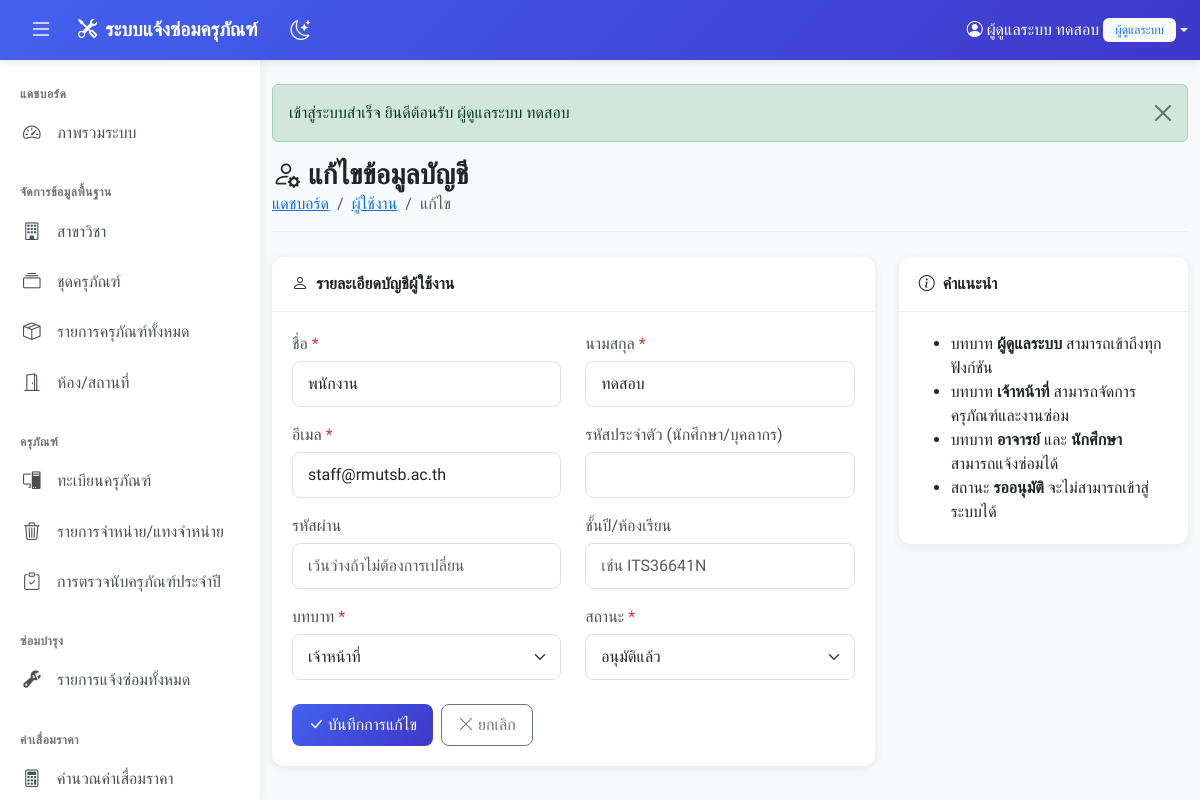
Screenshot of /users/edit/2 (signed in) with the database file from the repository.
### tables this page shows
CREATE TABLE IF NOT EXISTS users (
    id INT AUTO_INCREMENT PRIMARY KEY,  
    sid VARCHAR(50) DEFAULT NULL,  
    firstname VARCHAR(100) NOT NULL,  
    lastname VARCHAR(100) NOT NULL,  
    email VARCHAR(100) NOT NULL UNIQUE,  
    password VARCHAR(255) NOT NULL,  
    role ENUM('admin', 'staff', 'teacher', 'student') DEFAULT 'student',  
    status ENUM('pending', 'approved', 'rejected') DEFAULT 'pending',  
    class VARCHAR(50) DEFAULT NULL,  
    created_at TIMESTAMP DEFAULT CURRENT_TIMESTAMP,  
    updated_at TIMESTAMP DEFAULT CURRENT_TIMESTAMP ON UPDATE CURRENT_TIMESTAMP  
);

### app/Controllers/UserController.php (called while the page is built, shortened)
<?php
class UserController extends Controller
{
    public function edit($id)
    {
        $user = User::find($id);
        require __DIR__ . '/../Views/layouts/main.php';
    }
}

### app/Core/Router.php (called while the page is built, shortened)
<?php
class Router
{
    public function callHandler($handler, $params)
    {
        if (is_string($handler)) {
            [$controllerName, $method] = explode('@', $handler);
            $controller = new $controllerName();
            return call_user_func_array([$controller, $method], $params);
        }
    }
}

### index.php (called while the page is built, shortened)
<?php
require_once __DIR__ . '/app/init.php';
$router = new Router();
$router->get('/', 'DashboardController@index');
$router->get('/login', 'AuthController@login');
$router->post('/login', 'AuthController@login');
$router->get('/register/student', 'AuthController@registerStudent');
$router->post('/register/student', 'AuthController@registerStudent');
$router->get('/register/teacher', 'AuthController@registerTeacher');
$router->post('/register/teacher', 'AuthController@registerTeacher');
$router->post('/logout', 'AuthController@logout');
$router->get('/profile', 'AuthController@profile');
$router->post('/profile', 'AuthController@profile');
$router->get('/equipment', 'EquipmentController@index');
$router->get('/equipment/add', 'EquipmentController@add');
$router->post('/equipment/add', 'EquipmentController@add');
$router->get('/equipment/edit/{id}', 'EquipmentController@edit');
$router->post('/equipment/edit/{id}', 'EquipmentController@edit');
$router->post('/equipment/delete-image/{id}', 'EquipmentController@deleteImage');
$router->post('/equipment/delete/{id}', 'EquipmentController@delete');
$router->get('/equipment/bulk-add', 'EquipmentController@bulkAdd');
$router->post('/equipment/bulk-add', 'EquipmentController@bulkAdd');
$router->get('/equipment/my', 'EquipmentController@myEquipment');
$router->post('/equipment/my', 'EquipmentController@myEquipment');
$router->get('/equipment/{id}', 'EquipmentController@detail');
$router->get('/equipment/inspection', 'EquipmentController@inspection');
$router->post('/equipment/inspection', 'EquipmentController@inspection');
$router->get('/equipment/disposal', 'EquipmentController@disposal');
$router->post('/equipment/disposal', 'EquipmentController@disposal');
$router->get('/repairs', 'RepairController@index');
$router->get('/repairs/submit', 'RepairController@submit');
$router->post('/repairs/submit', 'RepairController@submit');
$router->get('/repairs/mine', 'RepairController@mine');
$router->get('/repairs/{id}', 'RepairController@detail');
$router->post('/repairs/{id}', 'RepairController@detail');
$router->get('/depreciation', 'DepreciationController@index');
$router->get('/depreciation/settings', 'DepreciationController@settings');
$router->post('/depreciation/settings', 'DepreciationController@settings');
$router->get('/depreciation/report', 'DepreciationController@report');
$router->get('/depreciation/export', 'DepreciationController@export');
$router->get('/depreciation/my', 'DepreciationController@my');
$router->get('/depreciation/my/export', 'DepreciationController@myExport');
$router->post('/satisfaction/submit/{id}', 'SatisfactionController@submit');
$router->get('/satisfaction', 'SatisfactionController@dashboard');
$router->get('/satisfaction/export', 'SatisfactionController@export');
$router->get('/teacher/report', 'DashboardController@teacherReport');
$router->get('/teacher/export', 'DashboardController@teacherExport');
$router->get('/users', 'UserController@index');
$router->get('/users/add', 'UserController@add');
$router->post('/users/add', 'UserController@add');
$router->get('/users/edit/{id}', 'UserController@edit');
$router->post('/users/edit/{id}', 'UserController@edit');
$router->get('/users/pending', 'UserController@pending');
$router->post('/users/pending/{id}/approve', 'UserController@approve');
$router->post('/users/pending/{id}/reject', 'UserController@reject');
$router->post('/users/{id}/delete', 'UserController@delete');
$router->get('/departments', 'DepartmentController@index');
$router->post('/departments', 'DepartmentController@index');
$router->post('/departments/delete/{id}', 'DepartmentController@delete');
$router->get('/sets', 'SetController@index');
$router->post('/sets', 'SetController@index');
$router->post('/sets/delete/{id}', 'SetController@delete');
$router->get('/items', 'ItemController@index');
$router->post('/items', 'ItemController@index');
$router->post('/items/delete/{id}', 'ItemController@delete');
$router->get('/rooms', 'RoomController@index');
$router->post('/rooms', 'RoomController@index');
$router->post('/rooms/delete/{id}', 'RoomController@delete');
$router->get('/room-managers', 'RoomManagerController@index');
$router->post('/room-managers', 'RoomManagerController@index');
$router->post('/room-managers/delete/{id}', 'RoomManagerController@delete');
$router->post('/room-managers/sync/{mode}', 'RoomManagerController@sync');
$router->get('/backup', 'AdminController@backup');
$router->post('/backup', 'AdminController@backup');
$router->get('/logs', 'AdminController@logs');
$router->get('/reports', 'AdminController@reports');
$router->get('/reports/export', 'AdminController@export');
$router->get('/reports/export/{type}', 'AdminController@export');
$method = $_SERVER['REQUEST_METHOD'];
$uri = $_SERVER['REQUEST_URI'];
$basePath = rtrim(dirname($_SERVER['SCRIPT_NAME']), '/');
if ($basePath && strpos($uri, $basePath) === 0) {
    $uri = substr($uri, strlen($basePath));
}
$uri = $uri ?: '/';
$result = $router->dispatch($method, $uri);
if ($result) {
    $router->callHandler($result['handler'], $result['params']);
} else {
    ErrorHandler::page404();
}

### app/Core/Model.php (called while the page is built, shortened)
<?php
class Model
{
    protected static $pdo;
    protected static $table;
    protected static function db()
    {
        if (self::$pdo === null) {
            self::$pdo = getDB();
        }
        return self::$pdo;
    }
    public static function find($table, $id = null)
    {
        if ($id === null) {
            $id = $table;
            $table = static::$table;
        }
        $stmt = self::db()->prepare("SELECT * FROM {$table} WHERE id = ?");
        $stmt->execute([$id]);
        return $stmt->fetch() ?: null;
    }
}

### includes/auth.php (called while the page is built, shortened)
<?php
if (!function_exists('getCurrentUser')) {
    function getCurrentUser()
    {
        $user = User::find('users', $_SESSION['user_id']);
        return $user;
    }
}

### config/database.php (called while the page is built, shortened)
<?php
function getDB() {
    static $pdo = null;
    if ($pdo === null) {
        try {
            $dsn = "mysql:host=" . DB_HOST . ";dbname=" . DB_NAME . ";charset=" . DB_CHARSET;
            $options = [
                PDO::ATTR_ERRMODE => PDO::ERRMODE_EXCEPTION,
                PDO::ATTR_DEFAULT_FETCH_MODE => PDO::FETCH_ASSOC,
                PDO::ATTR_EMULATE_PREPARES => false,
            ];
            $pdo = new PDO($dsn, DB_USER, DB_PASS, $options);
        } catch (PDOException $e) {
            die("การเชื่อมต่อฐานข้อมูลล้มเหลว: " . $e->getMessage());
        }
    }
    return $pdo;
}

### app/init.php (called while the page is built, shortened)
<?php
require_once __DIR__ . '/../config/database.php';
require_once __DIR__ . '/Helpers/functions.php';
spl_autoload_register(function ($class) {
    $map = [
        'Model'       => __DIR__ . '/Core/Model.php',
        'Controller'  => __DIR__ . '/Core/Controller.php',
        'Router'      => __DIR__ . '/Core/Router.php',
        'ErrorHandler' => __DIR__ . '/Core/ErrorHandler.php',
        'User'        => __DIR__ . '/Models/User.php',
        'Equipment'   => __DIR__ . '/Models/Equipment.php',
        'Repair'      => __DIR__ . '/Models/Repair.php',
        'Department'  => __DIR__ . '/Models/Department.php',
        'SetModel'    => __DIR__ . '/Models/SetModel.php',
        'Item'        => __DIR__ . '/Models/Item.php',
        'Room'        => __DIR__ . '/Models/Room.php',
        'RoomManager' => __DIR__ . '/Models/RoomManager.php',
        'SystemLog'   => __DIR__ . '/Models/SystemLog.php',
        'EquipmentImage' => __DIR__ . '/Models/EquipmentImage.php',
        'EquipmentStats' => __DIR__ . '/Models/EquipmentStats.php',
        'AssetCategory'       => __DIR__ . '/Models/AssetCategory.php',
        'DepreciationSetting' => __DIR__ . '/Models/DepreciationSetting.php',
        'DepreciationReport'  => __DIR__ . '/Models/DepreciationReport.php',
        'Satisfaction'        => __DIR__ . '/Models/Satisfaction.php',
        'DepreciationCalculator' => __DIR__ . '/Core/DepreciationCalculator.php',
        'RateLimiter'    => __DIR__ . '/Core/RateLimiter.php',
        'AuthController'      => __DIR__ . '/Controllers/AuthController.php',
        'DashboardController' => __DIR__ . '/Controllers/DashboardController.php',
        'EquipmentController' => __DIR__ . '/Controllers/EquipmentController.php',
        'RepairController'    => __DIR__ . '/Controllers/RepairController.php',
        'UserController'      => __DIR__ . '/Controllers/UserController.php',
        'DepartmentController' => __DIR__ . '/Controllers/DepartmentController.php',
        'SetController'       => __DIR__ . '/Controllers/SetController.php',
        'ItemController'      => __DIR__ . '/Controllers/ItemController.php',
        'RoomController'      => __DIR__ . '/Controllers/RoomController.php',
        'RoomManagerController' => __DIR__ . '/Controllers/RoomManagerController.php',
        'AdminController'     => __DIR__ . '/Controllers/AdminController.php',
        'DepreciationController' => __DIR__ . '/Controllers/DepreciationController.php',
        'SatisfactionController' => __DIR__ . '/Controllers/SatisfactionController.php',
    ];
    if (isset($map[$class])) {
        return;
    }
});
require_once __DIR__ . '/../includes/auth.php';

### app/Views/user/form.php (the view, shortened to what this page needs)
<?php
$isEdit = !empty($user);
$formAction = $isEdit ? SITE_URL . '/users/edit/' . $user['id'] : SITE_URL . '/users/add';
?>
<div class="page-header">
    <h1><i class="bi bi-person-<?= $isEdit ? 'gear' : 'plus' ?> me-2"></i><?= $isEdit ? 'แก้ไขข้อมูลบัญชี' : 'ลงทะเบียนบัญชีใหม่' ?></h1>
    <nav aria-label="breadcrumb">
        <ol class="breadcrumb">
            <li class="breadcrumb-item"><a href="<?= SITE_URL ?>/">แดชบอร์ด</a></li>
            <li class="breadcrumb-item"><a href="<?= SITE_URL ?>/users">ผู้ใช้งาน</a></li>
            <li class="breadcrumb-item active"><?= $isEdit ? 'แก้ไข' : 'เพิ่ม' ?></li>
        </ol>
    </nav>
</div>
<div class="row">
    <div class="col-lg-8">
        <div class="card">
            <div class="card-header">
                <i class="bi bi-person me-2"></i>รายละเอียดบัญชีผู้ใช้งาน
            </div>
            <div class="card-body">
                <form method="POST" action="<?= $formAction ?>">
                    <div class="row mb-3">
                        <div class="col-md-6">
                            <label class="form-label">ชื่อ <span class="text-danger">*</span></label>
                            <input type="text" class="form-control" name="firstname"
                                   value="<?= htmlspecialchars($user['firstname'] ?? ($_POST['firstname'] ?? '')) ?>" required>
                        </div>
                        <div class="col-md-6">
                            <label class="form-label">นามสกุล <span class="text-danger">*</span></label>
                            <input type="text" class="form-control" name="lastname"
                                   value="<?= htmlspecialchars($user['lastname'] ?? ($_POST['lastname'] ?? '')) ?>" required>
                        </div>
                    </div>
                    <div class="row mb-3">
                        <div class="col-md-6">
                            <label class="form-label">อีเมล <span class="text-danger">*</span></label>
                            <input type="email" class="form-control" name="email"
                                   value="<?= htmlspecialchars($user['email'] ?? ($_POST['email'] ?? '')) ?>" required>
                        </div>
                        <div class="col-md-6">
                            <label class="form-label">รหัสประจำตัว (นักศึกษา/บุคลากร)</label>
                            <input type="text" class="form-control" name="sid"
                                   value="<?= htmlspecialchars($user['sid'] ?? ($_POST['sid'] ?? '')) ?>">
                        </div>
                    </div>
                    <div class="row mb-3">
                        <div class="col-md-6">
                            <label class="form-label">รหัสผ่าน <?= $isEdit ? '' : '<span class="text-danger">*</span>' ?></label>
                            <input type="password" class="form-control" name="password"
                                   placeholder="<?= $isEdit ? 'เว้นว่างถ้าไม่ต้องการเปลี่ยน' : '' ?>"
                                   <?= $isEdit ? '' : 'required' ?>>
                        </div>
                        <div class="col-md-6">
                            <label class="form-label">ชั้นปี/ห้องเรียน</label>
                            <input type="text" class="form-control" name="class"
                                   value="<?= htmlspecialchars($user['class'] ?? ($_POST['class'] ?? '')) ?>"
                                   placeholder="เช่น ITS36641N">
                        </div>
                    </div>
                    <div class="row mb-4">
                        <div class="col-md-6">
                            <label class="form-label">บทบาท <span class="text-danger">*</span></label>
                            <select name="role" class="form-select" required>
                                <option value="staff" <?= (($user['role'] ?? $_POST['role'] ?? '') === 'staff') ? 'selected' : '' ?>>เจ้าหน้าที่</option>
                            </select>
                        </div>
                        <div class="col-md-6">
                            <label class="form-label">สถานะ <span class="text-danger">*</span></label>
                            <select name="status" class="form-select" required>
                                <option value="approved" <?= (($user['status'] ?? $_POST['status'] ?? '') === 'approved') ? 'selected' : '' ?>>อนุมัติแล้ว</option>
                            </select>
                        </div>
                    </div>
                    <div class="d-flex gap-2">
                        <button type="submit" class="btn btn-primary">
                            <i class="bi bi-check-lg me-1"></i><?= $isEdit ? 'บันทึกการแก้ไข' : 'เพิ่มผู้ใช้' ?>
                        </button>
                        <a href="<?= SITE_URL ?>/users" class="btn btn-outline-secondary">
                            <i class="bi bi-x-lg me-1"></i>ยกเลิก
                        </a>
                    </div>
                </form>
            </div>
        </div>
    </div>
    <div class="col-lg-4">
        <div class="card">
            <div class="card-header">
                <i class="bi bi-info-circle me-2"></i>คำแนะนำ
            </div>
            <div class="card-body">
                <ul class="mb-0">
                    <li>บทบาท <strong>ผู้ดูแลระบบ</strong> สามารถเข้าถึงทุกฟังก์ชัน</li>
                    <li>บทบาท <strong>เจ้าหน้าที่</strong> สามารถจัดการครุภัณฑ์และงานซ่อม</li>
                    <li>บทบาท <strong>อาจารย์</strong> และ <strong>นักศึกษา</strong> สามารถแจ้งซ่อมได้</li>
                    <li>สถานะ <strong>รออนุมัติ</strong> จะไม่สามารถเข้าสู่ระบบได้</li>
                </ul>
            </div>
        </div>
    </div>
</div>

### rows the page displays
users: firstname "พนักงาน", lastname "ทดสอบ", email "staff@rmutsb.ac.th", role "เจ้าหน้าที่", status "อนุมัติแล้ว"

### other values shown
SITE_NAME "ระบบแจ้งซ่อมครุภัณฑ์"
$_SESSION['user_name'] "ผู้ดูแลระบบ ทดสอบ"
translateRole($currentRole) "ผู้ดูแลระบบ"
str_replace('&lt;br&gt;', '<br>', $message) "เข้าสู่ระบบสำเร็จ ยินดีต้อนรับ ผู้ดูแลระบบ ทดสอบ"
